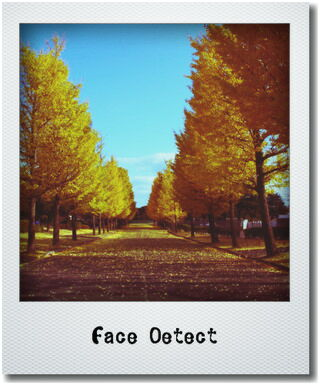
#> input picture Polaroid.jpg, 320 x 385 px
$ jupyter execute Errordiffusion.ipynb
#> lines starting #> are read from the running program, lines starting #| are printed output that depends on the picture; after the words box and inside, x2 and y2 are one past the last pixel; in counts of white or black regions, pixels touching at a corner belong together
<a href="https://colab.research.google.com/github/aquapathos/openCVLesson/blob/master/Errordiffusion.ipynb" target="_parent"></a>

# 誤差拡散法の比較

# 1.  画像のアップロードと読み込み
## 処理対象画像についての注意

- 注意事項１を念頭に入れて、対象画像を選ぶこと。

- 下のプログラムでは、実験条件を均一にするために、処理対象画像の中央を正方形にクリッピングし、256x256のサイズにリサイズする。それを念頭に入れて画像を選ぶこと。観察したい部分が上下左右にずれているなら、それが中央に来るように自分で切り抜いた画像をアップせよ。

-  カラー画像を対象としたディザ変換、誤差拡散も可能であるが、ここではグレイ画像を実験対象としている。読み込み時にグレイで読み込むので、事前にグレイ画像に変換する必要はない。


[cell 1]
import cv2
from google.colab import files
import numpy as np
from google.colab.patches import cv2_imshow
from google.colab import widgets

filename = list(files.upload())[0]
#> the answer given: Polaroid.jpg
img = cv2.imread(filename,0) # グレイで読み込み
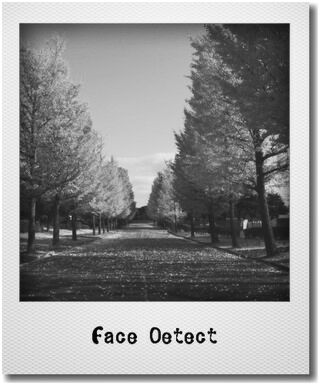
#> img: shape (385, 320); min 0, max 255, mean 147.1
(height,width) = img.shape[:2]
#> height = 385; width = 320
size = height if height < width else width
#> size = 320
img = img[(height-size)//2:(height-size)//2+size,(width-size)//2:(width-size)//2+size]
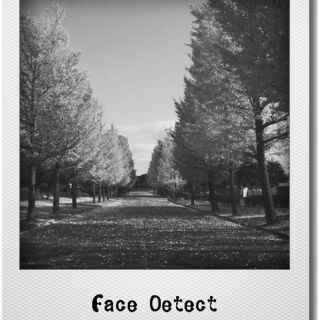
#> img: shape (320, 320); min 0, max 255, mean 136.2
img = cv2.resize(img,(256,256))
#> img: shape (256, 256)
cv2_imshow(img)
print("図１. 処理対象画像（グレイ変換と２５６x２５６サイズにリサイズ済")

# ２. 単純な２階調化

比較のために、単純な２階調化結果を示しておく。ここでは大津の方法（判別分析法）を用いてしきい値を決定した。

ディザ変換も誤差拡散法も結果画像は２値画像であるということに注意されたい。

[cell 2]
thres, otsu = cv2.threshold(img,0,255,cv2.THRESH_BINARY+cv2.THRESH_OTSU)
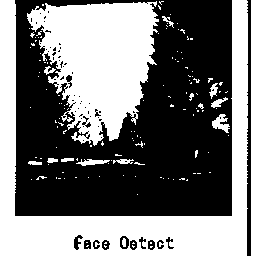
#> otsu: shape (256, 256); 46.7% white; 137 white regions (121 under 20 px), largest, box (x1, y1, x2, y2) and area: (0, 0, 248, 256) 16114, (27, 1, 159, 146) 11935, (251, 0, 256, 256) 1280
#> thres = 140
cv2_imshow(otsu)
print("図２.  単純な２階調化結果（しきい値={}）".format(thres))
#| 図２.  単純な２階調化結果（しきい値=140.0）

# 3.  誤差拡散法１　単純右送り
座標(i,j)の画素値（明るさ）を gray[i][j] とする。

判別分析法によるしきい値を基準として、それより大きければ白（255）、小さければ黒（0）とする。
量子化誤差を err とすると、

- 白の場合は err = gray[i][j] -255
- 黒の場合は err = gray[i][0]

の誤差が発生する。

左上から１画素ずつ２値化の処理を施していきながら、発生した誤差を次に処理する画素の画素値に上乗せする。

これにより、画像全体の画素値の合計は処理前と処理後でほぼ等しくなる。

[cell 3]
gray = img.copy()

thresh = 128 # 閾値
err = 0 # 誤差

for i in range(256):
	for j in range(256):
		if gray[i][j] + err < thres:
			err = gray[i][j] + err - 0 # 誤差を計算
			gray[i][j] = 0
		else:
			err = gray[i][j] + err - 255 # 誤差を計算
			gray[i][j] = 255
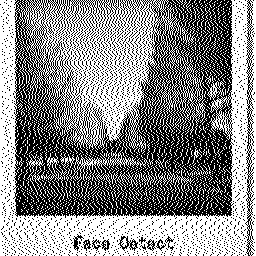
#> gray: shape (256, 256); 53.4% white; black in thin lines or dots
#> after the loop, err = -44

cv2_imshow(gray)
print("図3.  単純右送りの誤差拡散法の結果")

# 4. 誤差拡散法２　４画素への誤差拡散

教科書にあるように、右隣りと下隣りの画素へ誤差の 5/16ずつ 、左下と右下の斜め隣りの画素へ誤差の3/16ずつの量を拡散する。

一番右端と最下行は例外処理しないといけない。一番下以外の右端では左下隣の画素に 3/8、真下の画素に 5/8拡散。一番下の行だけは単純右送り。

[cell 4]
gray = img.copy().astype(np.float32)

thresh = 128 # 閾値
err = 0 # 誤差

for i in range(256):
	for j in range(256):
            if gray[i][j]< thresh:
                err = gray[i][j] # 誤差を計算
                gray[i][j] = 0
            else:
                err = gray[i][j] - 255 # 誤差を計算
                gray[i][j] = 255

            if i < 255 :
                if  j < 255:
                    gray[i][j+1] += (5.0/16)*err        #  右
                    gray[i+1][j -1] += (3.0/16)*err   #  左下
                    gray[i+1][j] += (5.0/16)*err        #  下
                    gray[i+1][j +1] += (3.0/16)*err  #  右下
                else:   # 右端で一番下の行以外
                    gray[i+1][j-1] += (5.0/8)*err    #   左下
                    gray[i+1][j] += (5.0/8)*err        #  下
            elif  j != 255 : # 一番下の行の場合は右奥りのみ
                gray[i][j+1] += err
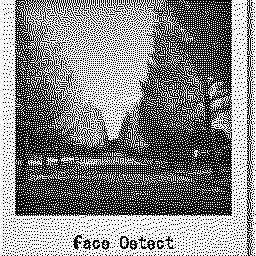
#> gray: shape (256, 256) float32; 53.3% white; black in thin lines or dots

cv2_imshow(gray)
print("図４.  隣接４画素への誤差拡散の結果")
